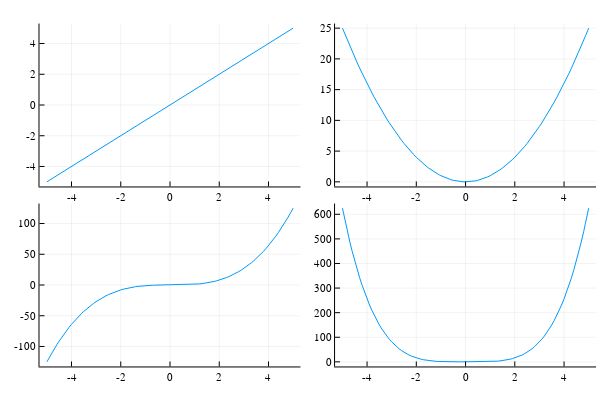

The cell this chart's notebook holds for it:
### Code cell
p1 = plot(x,x)
p2 = plot(x,x.^2)
p3 = plot(x,x.^3)
p4 = plot(x,x.^4)
plot(p1,p2,p3,p4,layout=(2,2),legend=false)

### Figure 1 — Plotly figure (JSON) as saved in the notebook; plotly's stock layout.template omitted (floating-point values rounded to 4 significant figures)
{"data": [{"colorbar": {"title": ""}, "legendgroup": "y1", "line": {"color": "rgba(0, 154, 250, 1.000)", "dash": "solid", "shape": "linear", "width": 1}, "mode": "lines", "name": "y1", "showlegend": true, "type": "scatter", "x": [-5, -4.9, -4.8, -4.7, -4.6, -4.5, -4.4, -4.3, -4.2, -4.1, -4, -3.9, -3.8, -3.7, -3.6, -3.5, -3.4, -3.3, -3.2, -3.1, -3, -2.9, -2.8, -2.7, -2.6, -2.5, -2.4, -2.3, -2.2, -2.1, -2, -1.9, -1.8, -1.7, -1.6, -1.5, -1.4, -1.3, -1.2, -1.1, -1, -0.9, -0.8, -0.7, -0.6, -0.5, -0.4, -0.3, -0.2, -0.1, 0, 0.1, 0.2, 0.3, 0.4, 0.5, 0.6, 0.7, 0.8, 0.9, 1, 1.1, 1.2, 1.3, 1.4, 1.5, 1.6, 1.7, 1.8, 1.9, 2, 2.1, 2.2, 2.3, 2.4, 2.5, 2.6, 2.7, 2.8, 2.9, 3, 3.1, 3.2, 3.3, 3.4, 3.5, 3.6, 3.7, 3.8, 3.9, 4, 4.1, 4.2, 4.3, 4.4, 4.5, 4.6, 4.7, 4.8, 4.9, 5], "xaxis": "x1", "y": [-5, -4.9, -4.8, -4.7, -4.6, -4.5, -4.4, -4.3, -4.2, -4.1, -4, -3.9, -3.8, -3.7, -3.6, -3.5, -3.4, -3.3, -3.2, -3.1, -3, -2.9, -2.8, -2.7, -2.6, -2.5, -2.4, -2.3, -2.2, -2.1, -2, -1.9, -1.8, -1.7, -1.6, -1.5, -1.4, -1.3, -1.2, -1.1, -1, -0.9, -0.8, -0.7, -0.6, -0.5, -0.4, -0.3, -0.2, -0.1, 0, 0.1, 0.2, 0.3, 0.4, 0.5, 0.6, 0.7, 0.8, 0.9, 1, 1.1, 1.2, 1.3, 1.4, 1.5, 1.6, 1.7, 1.8, 1.9, 2, 2.1, 2.2, 2.3, 2.4, 2.5, 2.6, 2.7, 2.8, 2.9, 3, 3.1, 3.2, 3.3, 3.4, 3.5, 3.6, 3.7, 3.8, 3.9, 4, 4.1, 4.2, 4.3, 4.4, 4.5, 4.6, 4.7, 4.8, 4.9, 5], "yaxis": "y1", "zmax": null, "zmin": null}, {"colorbar": {"title": ""}, "legendgroup": "y1", "line": {"color": "rgba(0, 154, 250, 1.000)", "dash": "solid", "shape": "linear", "width": 1}, "mode": "lines", "name": "y1", "showlegend": true, "type": "scatter", "x": [-5, -4.9, -4.8, -4.7, -4.6, -4.5, -4.4, -4.3, -4.2, -4.1, -4, -3.9, -3.8, -3.7, -3.6, -3.5, -3.4, -3.3, -3.2, -3.1, -3, -2.9, -2.8, -2.7, -2.6, -2.5, -2.4, -2.3, -2.2, -2.1, -2, -1.9, -1.8, -1.7, -1.6, -1.5, -1.4, -1.3, -1.2, -1.1, -1, -0.9, -0.8, -0.7, -0.6, -0.5, -0.4, -0.3, -0.2, -0.1, 0, 0.1, 0.2, 0.3, 0.4, 0.5, 0.6, 0.7, 0.8, 0.9, 1, 1.1, 1.2, 1.3, 1.4, 1.5, 1.6, 1.7, 1.8, 1.9, 2, 2.1, 2.2, 2.3, 2.4, 2.5, 2.6, 2.7, 2.8, 2.9, 3, 3.1, 3.2, 3.3, 3.4, 3.5, 3.6, 3.7, 3.8, 3.9, 4, 4.1, 4.2, 4.3, 4.4, 4.5, 4.6, 4.7, 4.8, 4.9, 5], "xaxis": "x2", "y": [25, 24.01, 23.04, 22.09, 21.16, 20.25, 19.36, 18.49, 17.64, 16.81, 16, 15.21, 14.44, 13.69, 12.96, 12.25, 11.56, 10.89, 10.24, 9.61, 9, 8.41, 7.84, 7.29, 6.76, 6.25, 5.76, 5.29, 4.84, 4.41, 4, 3.61, 3.24, 2.89, 2.56, 2.25, 1.96, 1.69, 1.44, 1.21, 1, 0.81, 0.64, 0.49, 0.36, 0.25, 0.16, 0.09, 0.04, 0.01, 0, 0.01, 0.04, 0.09, 0.16, 0.25, 0.36, 0.49, 0.64, 0.81, 1, 1.21, 1.44, 1.69, 1.96, 2.25, 2.56, 2.89, 3.24, 3.61, 4, 4.41, 4.84, 5.29, 5.76, 6.25, 6.76, 7.29, 7.84, 8.41, 9, 9.61, 10.24, 10.89, 11.56, 12.25, 12.96, 13.69, 14.44, 15.21, 16, 16.81, 17.64, 18.49, 19.36, 20.25, 21.16, 22.09, 23.04, 24.01, 25], "yaxis": "y2", "zmax": null, "zmin": null}, {"colorbar": {"title": ""}, "legendgroup": "y1", "line": {"color": "rgba(0, 154, 250, 1.000)", "dash": "solid", "shape": "linear", "width": 1}, "mode": "lines", "name": "y1", "showlegend": true, "type": "scatter", "x": [-5, -4.9, -4.8, -4.7, -4.6, -4.5, -4.4, -4.3, -4.2, -4.1, -4, -3.9, -3.8, -3.7, -3.6, -3.5, -3.4, -3.3, -3.2, -3.1, -3, -2.9, -2.8, -2.7, -2.6, -2.5, -2.4, -2.3, -2.2, -2.1, -2, -1.9, -1.8, -1.7, -1.6, -1.5, -1.4, -1.3, -1.2, -1.1, -1, -0.9, -0.8, -0.7, -0.6, -0.5, -0.4, -0.3, -0.2, -0.1, 0, 0.1, 0.2, 0.3, 0.4, 0.5, 0.6, 0.7, 0.8, 0.9, 1, 1.1, 1.2, 1.3, 1.4, 1.5, 1.6, 1.7, 1.8, 1.9, 2, 2.1, 2.2, 2.3, 2.4, 2.5, 2.6, 2.7, 2.8, 2.9, 3, 3.1, 3.2, 3.3, 3.4, 3.5, 3.6, 3.7, 3.8, 3.9, 4, 4.1, 4.2, 4.3, 4.4, 4.5, 4.6, 4.7, 4.8, 4.9, 5], "xaxis": "x3", "y": [-125, -117.6, -110.6, -103.8, -97.34, -91.12, -85.18, -79.51, -74.09, -68.92, -64, -59.32, -54.87, -50.65, -46.66, -42.88, -39.3, -35.94, -32.77, -29.79, -27, -24.39, -21.95, -19.68, -17.58, -15.62, -13.82, -12.17, -10.65, -9.261, -8, -6.859, -5.832, -4.913, -4.096, -3.375, -2.744, -2.197, -1.728, -1.331, -1, -0.729, -0.512, -0.343, -0.216, -0.125, -0.064, -0.027, -0.008, -0.001, 0, 0.001, 0.008, 0.027, 0.064, 0.125, 0.216, 0.343, 0.512, 0.729, 1, 1.331, 1.728, 2.197, 2.744, 3.375, 4.096, 4.913, 5.832, 6.859, 8, 9.261, 10.65, 12.17, 13.82, 15.62, 17.58, 19.68, 21.95, 24.39, 27, 29.79, 32.77, 35.94, 39.3, 42.88, 46.66, 50.65, 54.87, 59.32, 64, 68.92, 74.09, 79.51, 85.18, 91.12, 97.34, 103.8, 110.6, 117.6, 125], "yaxis": "y3", "zmax": null, "zmin": null}, {"colorbar": {"title": ""}, "legendgroup": "y1", "line": {"color": "rgba(0, 154, 250, 1.000)", "dash": "solid", "shape": "linear", "width": 1}, "mode": "lines", "name": "y1", "showlegend": true, "type": "scatter", "x": [-5, -4.9, -4.8, -4.7, -4.6, -4.5, -4.4, -4.3, -4.2, -4.1, -4, -3.9, -3.8, -3.7, -3.6, -3.5, -3.4, -3.3, -3.2, -3.1, -3, -2.9, -2.8, -2.7, -2.6, -2.5, -2.4, -2.3, -2.2, -2.1, -2, -1.9, -1.8, -1.7, -1.6, -1.5, -1.4, -1.3, -1.2, -1.1, -1, -0.9, -0.8, -0.7, -0.6, -0.5, -0.4, -0.3, -0.2, -0.1, 0, 0.1, 0.2, 0.3, 0.4, 0.5, 0.6, 0.7, 0.8, 0.9, 1, 1.1, 1.2, 1.3, 1.4, 1.5, 1.6, 1.7, 1.8, 1.9, 2, 2.1, 2.2, 2.3, 2.4, 2.5, 2.6, 2.7, 2.8, 2.9, 3, 3.1, 3.2, 3.3, 3.4, 3.5, 3.6, 3.7, 3.8, 3.9, 4, 4.1, 4.2, 4.3, 4.4, 4.5, 4.6, 4.7, 4.8, 4.9, 5], "xaxis": "x4", "y": [625, 576.5, 530.8, 488.0, 447.7, 410.1, 374.8, 341.9, 311.2, 282.6, 256, 231.3, 208.5, 187.4, 168.0, 150.1, 133.6, 118.6, 104.9, 92.35, 81, 70.73, 61.47, 53.14, 45.7, 39.06, 33.18, 27.98, 23.43, 19.45, 16, 13.03, 10.5, 8.352, 6.554, 5.062, 3.842, 2.856, 2.074, 1.464, 1, 0.6561, 0.4096, 0.2401, 0.1296, 0.0625, 0.0256, 0.0081, 0.0016, 0.0001, 0, 0.0001, 0.0016, 0.0081, 0.0256, 0.0625, 0.1296, 0.2401, 0.4096, 0.6561, 1, 1.464, 2.074, 2.856, 3.842, 5.062, 6.554, 8.352, 10.5, 13.03, 16, 19.45, 23.43, 27.98, 33.18, 39.06, 45.7, 53.14, 61.47, 70.73, 81, 92.35, 104.9, 118.6, 133.6, 150.1, 168.0, 187.4, 208.5, 231.3, 256, 282.6, 311.2, 341.9, 374.8, 410.1, 447.7, 488.0, 530.8, 576.5, 625], "yaxis": "y4", "zmax": null, "zmin": null}], "layout": {"annotations": [], "height": 400, "margin": {"b": 20, "l": 0, "r": 0, "t": 20}, "paper_bgcolor": "rgba(255, 255, 255, 1.000)", "plot_bgcolor": "rgba(255, 255, 255, 1.000)", "showlegend": false, "width": 600, "xaxis1": {"anchor": "y1", "domain": [0.06582, 0.5008], "gridcolor": "rgba(0, 0, 0, 0.100)", "gridwidth": 0.5, "linecolor": "rgba(0, 0, 0, 1.000)", "mirror": false, "range": [-5.3, 5.3], "showgrid": true, "showline": true, "showticklabels": true, "tickangle": 0, "tickcolor": "rgb(0, 0, 0)", "tickfont": {"color": "rgba(0, 0, 0, 1.000)", "family": "sans-serif", "size": 11}, "tickmode": "array", "ticks": "inside", "ticktext": ["-4", "-2", "0", "2", "4"], "tickvals": [-4, -2, 0, 2, 4], "title": "", "titlefont": {"color": "rgba(0, 0, 0, 1.000)", "family": "sans-serif", "size": 15}, "type": "-", "visible": true, "zeroline": false, "zerolinecolor": "rgba(0, 0, 0, 1.000)"}, "xaxis2": {"anchor": "y2", "domain": [0.5584, 0.9934], "gridcolor": "rgba(0, 0, 0, 0.100)", "gridwidth": 0.5, "linecolor": "rgba(0, 0, 0, 1.000)", "mirror": false, "range": [-5.3, 5.3], "showgrid": true, "showline": true, "showticklabels": true, "tickangle": 0, "tickcolor": "rgb(0, 0, 0)", "tickfont": {"color": "rgba(0, 0, 0, 1.000)", "family": "sans-serif", "size": 11}, "tickmode": "array", "ticks": "inside", "ticktext": ["-4", "-2", "0", "2", "4"], "tickvals": [-4, -2, 0, 2, 4], "title": "", "titlefont": {"color": "rgba(0, 0, 0, 1.000)", "family": "sans-serif", "size": 15}, "type": "-", "visible": true, "zeroline": false, "zerolinecolor": "rgba(0, 0, 0, 1.000)"}, "xaxis3": {"anchor": "y3", "domain": [0.06582, 0.5008], "gridcolor": "rgba(0, 0, 0, 0.100)", "gridwidth": 0.5, "linecolor": "rgba(0, 0, 0, 1.000)", "mirror": false, "range": [-5.3, 5.3], "showgrid": true, "showline": true, "showticklabels": true, "tickangle": 0, "tickcolor": "rgb(0, 0, 0)", "tickfont": {"color": "rgba(0, 0, 0, 1.000)", "family": "sans-serif", "size": 11}, "tickmode": "array", "ticks": "inside", "ticktext": ["-4", "-2", "0", "2", "4"], "tickvals": [-4, -2, 0, 2, 4], "title": "", "titlefont": {"color": "rgba(0, 0, 0, 1.000)", "family": "sans-serif", "size": 15}, "type": "-", "visible": true, "zeroline": false, "zerolinecolor": "rgba(0, 0, 0, 1.000)"}, "xaxis4": {"anchor": "y4", "domain": [0.5584, 0.9934], "gridcolor": "rgba(0, 0, 0, 0.100)", "gridwidth": 0.5, "linecolor": "rgba(0, 0, 0, 1.000)", "mirror": false, "range": [-5.3, 5.3], "showgrid": true, "showline": true, "showticklabels": true, "tickangle": 0, "tickcolor": "rgb(0, 0, 0)", "tickfont": {"color": "rgba(0, 0, 0, 1.000)", "family": "sans-serif", "size": 11}, "tickmode": "array", "ticks": "inside", "ticktext": ["-4", "-2", "0", "2", "4"], "tickvals": [-4, -2, 0, 2, 4], "title": "", "titlefont": {"color": "rgba(0, 0, 0, 1.000)", "family": "sans-serif", "size": 15}, "type": "-", "visible": true, "zeroline": false, "zerolinecolor": "rgba(0, 0, 0, 1.000)"}, "yaxis1": {"anchor": "x1", "domain": [0.5376, 0.9902], "gridcolor": "rgba(0, 0, 0, 0.100)", "gridwidth": 0.5, "linecolor": "rgba(0, 0, 0, 1.000)", "mirror": false, "range": [-5.3, 5.3], "showgrid": true, "showline": true, "showticklabels": true, "tickangle": 0, "tickcolor": "rgb(0, 0, 0)", "tickfont": {"color": "rgba(0, 0, 0, 1.000)", "family": "sans-serif", "size": 11}, "tickmode": "array", "ticks": "inside", "ticktext": ["-4", "-2", "0", "2", "4"], "tickvals": [-4, -2, 0, 2, 4], "title": "", "titlefont": {"color": "rgba(0, 0, 0, 1.000)", "family": "sans-serif", "size": 15}, "type": "-", "visible": true, "zeroline": false, "zerolinecolor": "rgba(0, 0, 0, 1.000)"}, "yaxis2": {"anchor": "x2", "domain": [0.5376, 0.9902], "gridcolor": "rgba(0, 0, 0, 0.100)", "gridwidth": 0.5, "linecolor": "rgba(0, 0, 0, 1.000)", "mirror": false, "range": [-0.75, 25.75], "showgrid": true, "showline": true, "showticklabels": true, "tickangle": 0, "tickcolor": "rgb(0, 0, 0)", "tickfont": {"color": "rgba(0, 0, 0, 1.000)", "family": "sans-serif", "size": 11}, "tickmode": "array", "ticks": "inside", "ticktext": ["0", "5", "10", "15", "20", "25"], "tickvals": [0, 5, 10, 15, 20, 25], "title": "", "titlefont": {"color": "rgba(0, 0, 0, 1.000)", "family": "sans-serif", "size": 15}, "type": "-", "visible": true, "zeroline": false, "zerolinecolor": "rgba(0, 0, 0, 1.000)"}, "yaxis3": {"anchor": "x3", "domain": [0.03762, 0.4902], "gridcolor": "rgba(0, 0, 0, 0.100)", "gridwidth": 0.5, "linecolor": "rgba(0, 0, 0, 1.000)", "mirror": false, "range": [-132.5, 132.5], "showgrid": true, "showline": true, "showticklabels": true, "tickangle": 0, "tickcolor": "rgb(0, 0, 0)", "tickfont": {"color": "rgba(0, 0, 0, 1.000)", "family": "sans-serif", "size": 11}, "tickmode": "array", "ticks": "inside", "ticktext": ["-100", "-50", "0", "50", "100"], "tickvals": [-100, -50, 0, 50, 100], "title": "", "titlefont": {"color": "rgba(0, 0, 0, 1.000)", "family": "sans-serif", "size": 15}, "type": "-", "visible": true, "zeroline": false, "zerolinecolor": "rgba(0, 0, 0, 1.000)"}, "yaxis4": {"anchor": "x4", "domain": [0.03762, 0.4902], "gridcolor": "rgba(0, 0, 0, 0.100)", "gridwidth": 0.5, "linecolor": "rgba(0, 0, 0, 1.000)", "mirror": false, "range": [-18.75, 643.8], "showgrid": true, "showline": true, "showticklabels": true, "tickangle": 0, "tickcolor": "rgb(0, 0, 0)", "tickfont": {"color": "rgba(0, 0, 0, 1.000)", "family": "sans-serif", "size": 11}, "tickmode": "array", "ticks": "inside", "ticktext": ["0", "100", "200", "300", "400", "500", "600"], "tickvals": [0, 100, 200, 300, 400, 500, 600], "title": "", "titlefont": {"color": "rgba(0, 0, 0, 1.000)", "family": "sans-serif", "size": 15}, "type": "-", "visible": true, "zeroline": false, "zerolinecolor": "rgba(0, 0, 0, 1.000)"}}}
